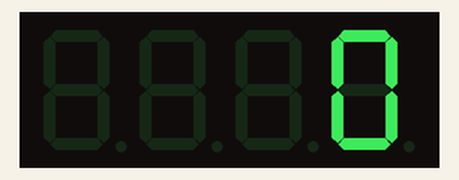
Recording of a program running on a simulated Raspberry Pi (BCM pin numbers). On the bench: 4-digit seven-segment display. The segment pins are drawn as the display they are named for.

Above: at 0.21 s.
At 4.74 s:
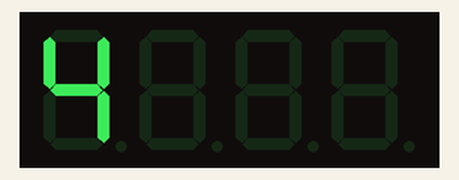
At 9.54 s:
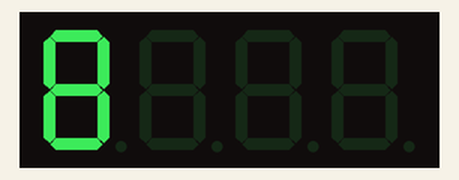
At 19.74 s:
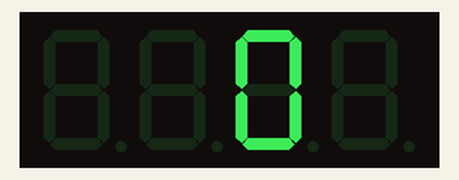
At 29.64 s:
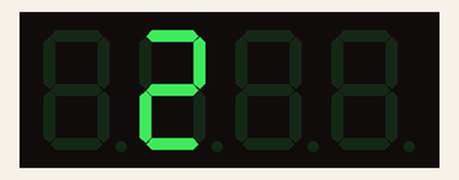
At 39.54 s:
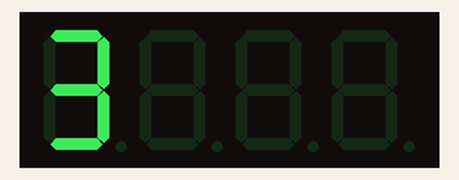

The program:

fnd09.py
```python
# 풀이
import RPi.GPIO as GPIO
import time

# 0~9 까지 1byte hex값
fndDatas = [0x3f, 0x06, 0x5b, 0x4f, 0x66, 0x6d, 0x7d, 0x27, 0x7f, 0x6f]
fndSegs = [20, 16, 13, 19, 26, 21, 6] # a ~ f pin
fndSels = [18, 23, 25, 24] # fnd 선택 pin

# GPIO 설정
GPIO.setmode(GPIO.BCM)
for fndSeg in fndSegs:
	GPIO.setup(fndSeg, GPIO.OUT)
	GPIO.output(fndSeg, 0)

for fndSel in fndSels:
	GPIO.setup(fndSel, GPIO.OUT)
	GPIO.output(fndSel, 1)

def fndOut(data, sel): # 하나의 숫자형태를 만드는 함수
	for i in range(0, 7):
		GPIO.output(fndSegs[i], fndDatas[data] & (0x01 << i)) # 화살표 방향(좌측)으로 i만큼 이동
		# i = 1 : 0000 0001 -> 0000 0010
		for j in range(0, 4): # 표시할 자리수의 fnd만 on
			if j == sel:
				GPIO.output(fndSels[j], 0)
			else:
				GPIO.output(fndSels[j], 1)

count = 0

try:
	while True:
		count += 1
		d1000 = (count / 1000) % 10
		d100 = (count / 100) % 10
		d10 = (count / 10) % 10
		d1 = count % 10
		d =  [d1, d10 ,d100, d1000]

		for i in range(3, -1, -1):
			fndOut(int(d[i]), i) # 자리수와 값을 전달
			time.sleep(0.3)

except KeyboardInterrupt:
	GPIO.cleanup()
```
